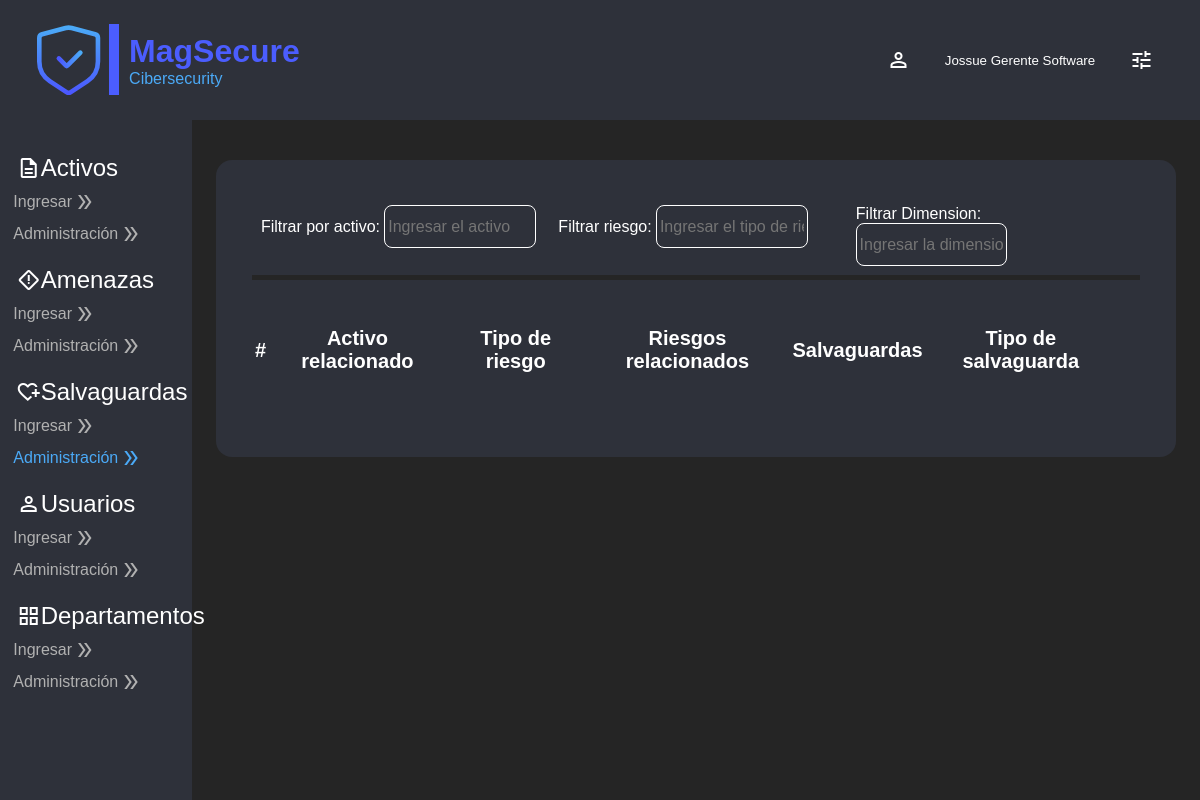
Page /home/tableSafeguards/ (signed in) on the earlier database version.
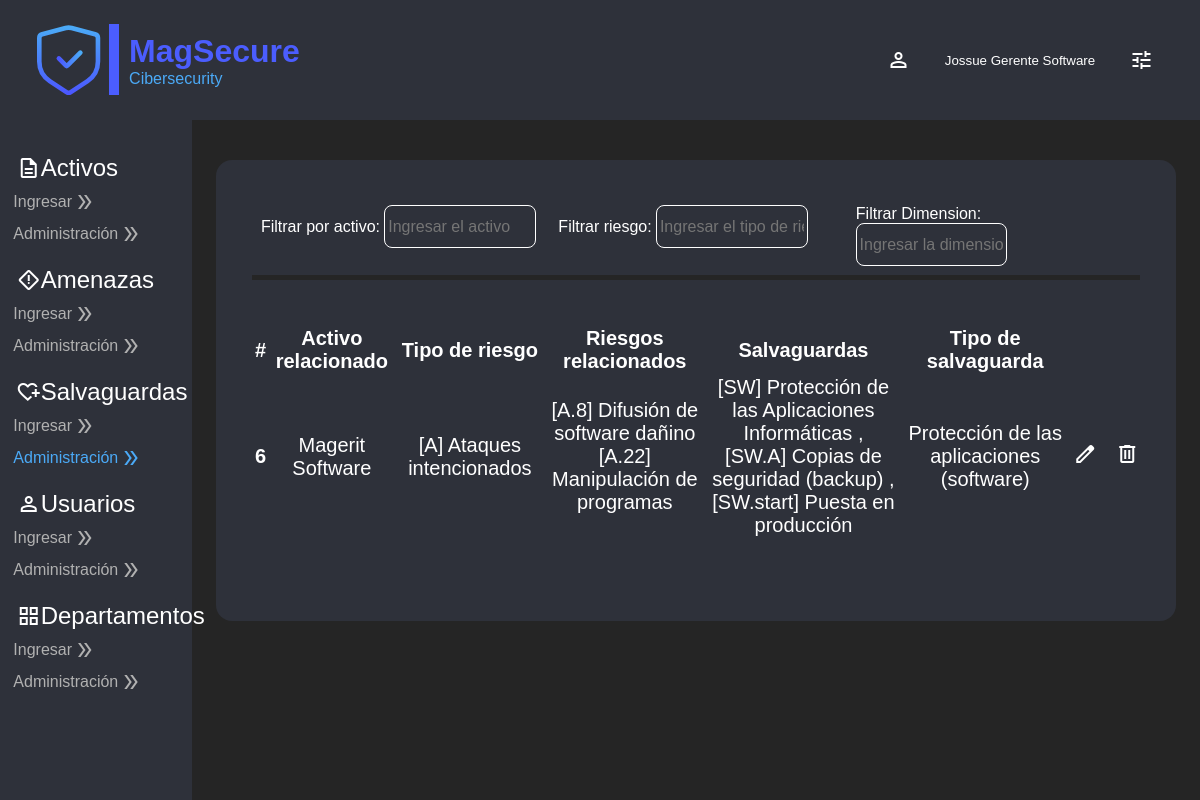
Same page on the later database version.
### InitialPage/models.py (models this page shows)
class SafeguardsRisk(models.Model):
    risk = models.ForeignKey(AssetsRisk, on_delete=models.CASCADE, null=True)
    safeguard = models.ManyToManyField(Safeguards)

class AssetsRisk(models.Model):
    risktype = models.ForeignKey(RiskType, on_delete=models.CASCADE, null=True)
    risk = models.ManyToManyField(Risk)
    asset = models.ForeignKey(Assets, on_delete=models.CASCADE, null=True)
    dimention = models.CharField(max_length=255, null=True)

class Assets(models.Model):
    code = models.CharField(max_length=5)
    name = models.TextField(max_length=20)
    ubicationType = models.CharField(max_length=20)
    ubication = models.CharField(max_length=20)
    quantity = models.IntegerField()
    characteristic = models.TextField(max_length=50)
    type = models.ForeignKey(TypeAssets, on_delete=models.CASCADE)
    responsableArea = models.ForeignKey(Departments, null=False, on_delete=models.CASCADE)
    responsableUser = models.ForeignKey(User, null=False, on_delete=models.CASCADE)

class RiskType(models.Model):
    name = models.CharField(max_length=50)
    description = models.CharField(max_length=200)

class Risk(models.Model):
    type = models.ForeignKey(RiskType, on_delete=models.CASCADE, null=True)
    name = models.CharField(max_length=100)
    dimention = models.CharField(max_length=200)
    description = models.CharField(max_length=200)

class Safeguards(models.Model):
    type = models.ForeignKey(SafeguardsTypes, on_delete=models.CASCADE, null=True)
    code = models.CharField(max_length=15)
    name = models.CharField(max_length=100)

class SafeguardsTypes(models.Model):
    name = models.CharField(max_length=100)

### InitialPage/views.py (the view)
# urls.py: path('tableSafeguards/', views.tableSafeguards, name='tableSafeguards'),
def tableSafeguards(request):
    if request.user.is_authenticated:
        return render(request, "tables/safeguards.html",{
            "Safeguards": SafeguardsRisk.objects.all(),
        })
    else:
        return HttpResponseRedirect(reverse("user:login_view"))

### InitialPage/templates/tables/safeguards.html (shortened to what this page needs)
{% extends 'layoutHome.html' %}
{% load static %}
{% block action10 %} style="color:#4BAAF7" {% endblock %}
{% block body %}
<section id="bodyform-tables">
    <div class="box-finding">
        <div class="search-information">
            <label for="inpSearch">Filtrar por activo:</label>
            <input type="text" id="inpSearch0" name="inpSearch" placeholder="Ingresar el activo">
        </div>
        <div class="search-information">
            <label for="inpSearch">Filtrar riesgo:</label>
            <input type="text" id="inpSearch1" name="inpSearch2" placeholder="Ingresar el tipo de riesgo">
        </div>
        <div class="search-information">
            <label for="inpSearch">Filtrar Dimension:</label>
            <input type="text" id="inpSearch2" name="inpSearch3" placeholder="Ingresar la dimension">
        </div>
    </div>
    <div class="form-container">
        <table class="table" id="searchtable">
            <thead>
                <tr>
                    <th scope="col">#</th>
                    <th scope="col">Activo relacionado</th>
                    <th scope="col">Tipo de riesgo</th>
                    <th scope="col">Riesgos relacionados</th>
                    <th scope="col">Salvaguardas</th>
                    <th scope="col">Tipo de salvaguarda</th>
                    <th scope="col"></th>
                    <th scope="col"></th>
                    <th scope="col"></th>
                    <th scope="col"></th>
                    <th scope="col"></th>
                    <th scope="col"></th>
                    <th scope="col"></th>
                </tr>
            </thead>
            <tbody>
                {% for safeguard in Safeguards %}
                <tr>
                    <th scope="row">{{ safeguard.id }}</th>
                    <td>{{ safeguard.risk.asset.name }}</td>
                    <td>{{ safeguard.risk.risktype.name }}</td>
                    <td>
                        {% for subrisk in safeguard.risk.risk.all %}
                            {{ subrisk.name }} <br>
                        {% endfor %}
                    </td>
                    <td>
                        {% for safeguardname in safeguard.safeguard.all %}
                            [{{ safeguardname.code }}] {{ safeguardname.name }}
                            {% if not forloop.last %},{% endif %}<br>
                        {% endfor %}
                    </td>
                    <td>
                        {{ safeguard.safeguard.first.type.name }}
                    </td>
                    <td>
                        <a type="button" onclick="activeeditboxSafeguard(this)" class="button-format"
                            data-safeguard-id="{{ safeguard.id }}"
                            data-safeguard-asset-name="{{ safeguard.risk.asset.name }}"
                            data-safeguard-asset-id="{{ safeguard.risk.asset.id }}"
                            data-safeguard-safeguard-name="{{ safeguard.safeguard.first.type.name }}"
                            data-safeguard-safeguard-type-id="{{ safeguard.safeguard.first.type.id }}"
                            data-safeguard-safeguard-type-name="{{ safeguard.safeguard.first.type.name }}"
                            >
                            <span class="material-symbols-outlined">
                            </span>
                        </a>
                    </td>
                    <td></td>
                    <td></td>
                    <td></td>
                    <td></td>
                    <td></td>
                    <td>
                        <a href="{% url 'home:deleteTableSafeguards' safeguard.id %}" class="button-format">
                            <span class="material-symbols-outlined">
                            </span>
                        </a>
                    </td>
                </tr>
                {% endfor %}
            </tbody>
        </table>
    </div>
</section>
{% endblock %}

Differences in the rows shown:
added SafeguardsRisk: id "6", risk.asset.name "Magerit Software", risk.risktype.name "[A] Ataques intencionados", safeguard.first.type.name "Protección de las aplicaciones (software)"
now on this page (row unchanged): Risk: name "[A.8] Difusión de software dañino"
now on this page (row unchanged): Risk: name "[A.22] Manipulación de programas"
added Safeguards: code "SW", name "Protección de las Aplicaciones Informáticas"
added Safeguards: code "SW.A", name "Copias de seguridad (backup)"
added Safeguards: code "SW.start", name "Puesta en producción"
